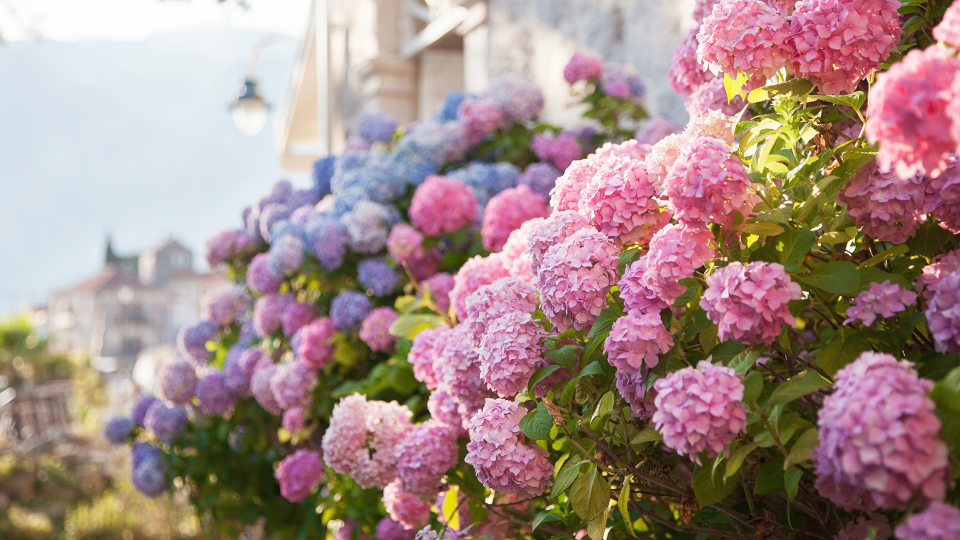
#> input picture flowers.jpg, 1920 x 1080 px (shown at 1/2 size)
$ python main.py   (older library calls are emulated)
#> lines starting #> are read from the running program, lines starting #| are printed output that depends on the picture
from PIL import Image

im = Image.open('flowers.jpg')
#> im is the input picture: PIL image 1920x1080 RGB; mean R, G, B 164.5, 138.9, 134.6

out = im.resize((1080,1080))
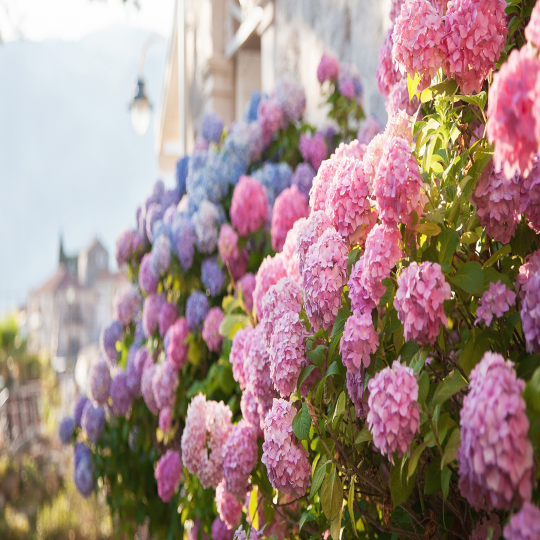
#> out: PIL image 1080x1080 RGB (shown at 1/2 size); mean R, G, B 164.5, 138.9, 134.6

with Image.open('flowers.jpg'):
    out = out.convert('L')
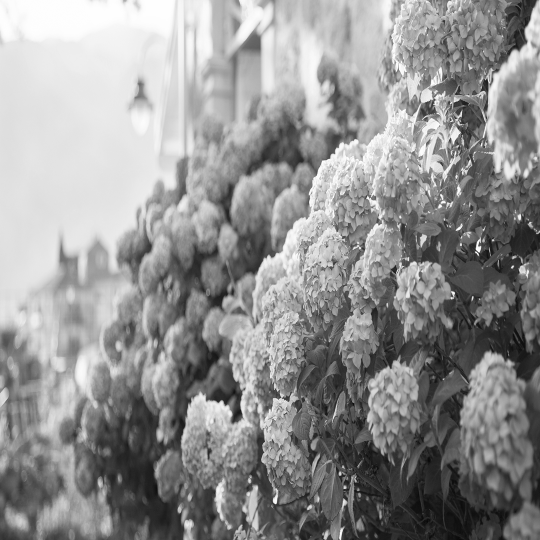
#> out: PIL image 1080x1080 L (shown at 1/2 size); min 2, max 255, mean 146.1
out = out.rotate(90)
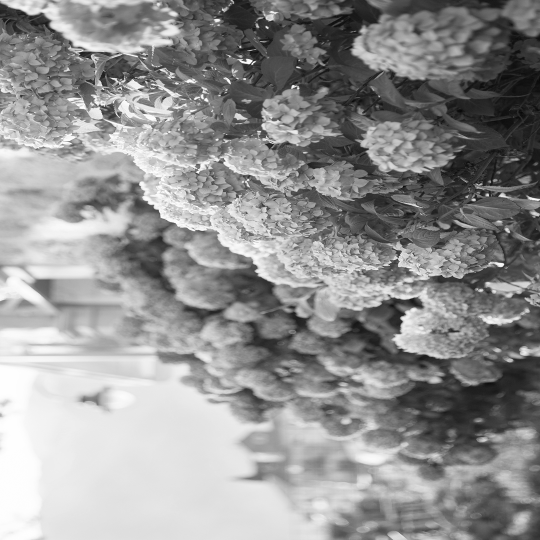
#> out: PIL image 1080x1080 L (shown at 1/2 size); min 2, max 255, mean 146.1
area = (400,400.800,800)
#> (the run stopped early here; a loop or call above may not have finished)
